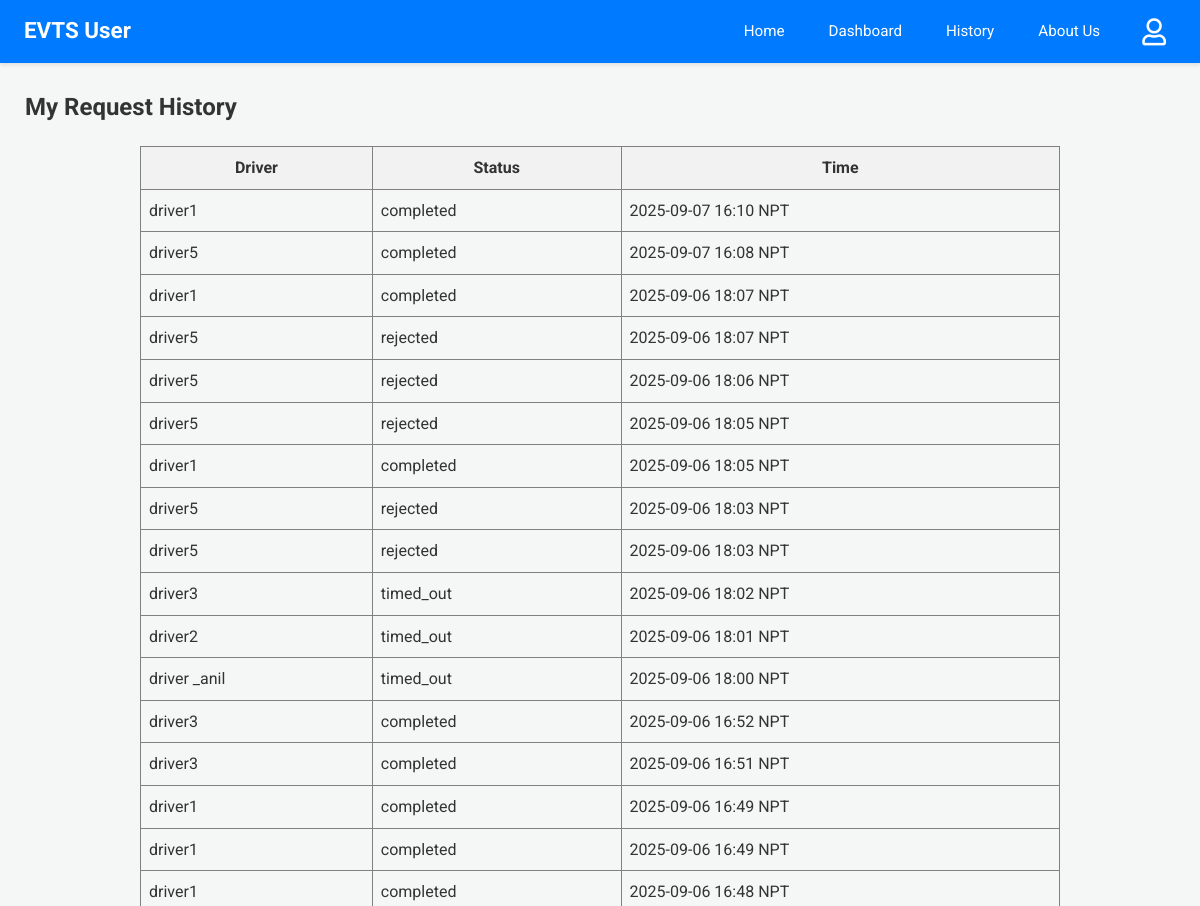
Before: /user-history (signed in, upper part) with the older database file.
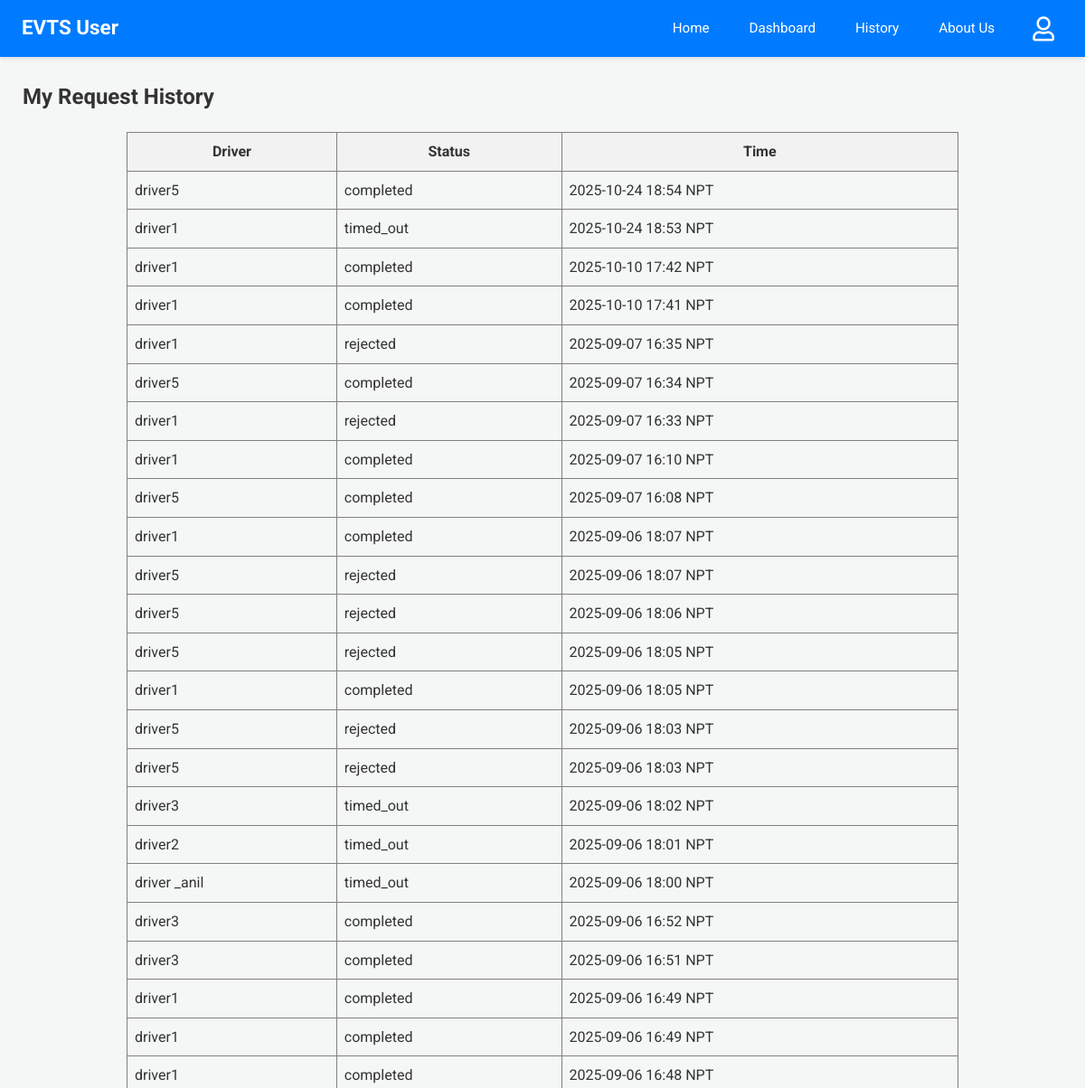
After: the same page with the newer database file.
### app.py (models this page shows)
class Driver(db.Model):
    email = db.Column(db.String(120), primary_key=True)
    name = db.Column(db.String(100))
    phone = db.Column(db.String(15))
    password = db.Column(db.String(256)) # Increased length for hash
    vehicle = db.Column(db.String(50))
    node = db.Column(db.String(10), nullable=False)
    is_approved = db.Column(db.Boolean, default=False, nullable=False)

class RideRequest(db.Model):
    __tablename__ = 'ride_request'
    id = db.Column(db.Integer, primary_key=True)
    user_email = db.Column(db.String(100), nullable=False)
    driver_email = db.Column(db.String(100), nullable=False)
    user_latitude_at_request = db.Column(db.Float, nullable=True)
    user_longitude_at_request = db.Column(db.Float, nullable=True)
    timestamp = db.Column(db.DateTime, default=lambda: datetime.now(timezone.utc))
    status = db.Column(db.String(20), default='Pending')

### app.py (the view)
@app.route('/user-history')
@login_required_user
def user_history():
    reqs_db = RideRequest.query.filter_by(user_email=session['user']).order_by(RideRequest.timestamp.desc()).all()
    s_reqs = [{'driver_name': (Driver.query.get(r.driver_email).name or r.driver_email if Driver.query.get(r.driver_email) else "N/A"),
               'status': r.status, 'timestamp': format_datetime_npt(r.timestamp)} for r in reqs_db]
    response = make_response(render_template('user_history.html', requests=s_reqs))
    return add_no_cache_to_response(response)

### app.py (called while the page is built)
def format_datetime_npt(dt_utc):
    if dt_utc is None: return "N/A"
    if dt_utc.tzinfo is None or dt_utc.tzinfo.utcoffset(dt_utc) is None:
        dt_utc = dt_utc.replace(tzinfo=timezone.utc)
    else:
        dt_utc = dt_utc.astimezone(timezone.utc)
    dt_npt = dt_utc.astimezone(NPT)
    return dt_npt.strftime('%Y-%m-%d %H:%M NPT')

def login_required_user(f):
    @wraps(f)
    def decorated_function(*args, **kwargs):
        if 'user' not in session:
            return redirect(url_for('login', next=request.url))
        return f(*args, **kwargs)
    return decorated_function

def add_no_cache_to_response(response):
    response.headers["Cache-Control"] = "no-cache, no-store, must-revalidate, public, max-age=0"
    response.headers["Pragma"] = "no-cache"
    response.headers["Expires"] = "0"
    return response

### templates/user_history.html
{% extends 'user_base.html' %}
{% block content %}
<h2>My Request History</h2>
{% if requests %}
<table border="1" cellpadding="8" cellspacing="0" style="border-collapse: collapse; width: 80%; margin: 20px auto;">
  <thead>
    <tr style="background-color: #f2f2f2;">
      <th>Driver</th>
      <th>Status</th>
      <th>Time</th>
    </tr>
  </thead>
  <tbody>
  {% for req in requests %}
  <tr>
    <td>{{ req.driver_name }}</td>
    <td>{{ req.status }}</td>
    <td>{{ req.timestamp }}</td>
  </tr>
  {% endfor %}
  </tbody>
</table>
{% else %}
<p>You have no ride request history.</p>
{% endif %}
{% endblock %}

Changed rows visible on the page:
added RideRequest: status "completed"
added RideRequest: status "timed_out"
added RideRequest: status "completed"
added RideRequest: status "completed"
added RideRequest: status "rejected"
added RideRequest: status "completed"
added RideRequest: status "rejected"
Other visible differences:
new list line: "driver5"
new list line: "2025-10-24 18:54 NPT"
new list line: "driver1"
new list line: "2025-10-24 18:53 NPT"
new list line: "2025-10-10 17:42 NPT"
new list line: "2025-10-10 17:41 NPT"
new list line: "2025-09-07 16:35 NPT"
new list line: "2025-09-07 16:34 NPT"
new list line: "2025-09-07 16:33 NPT"
